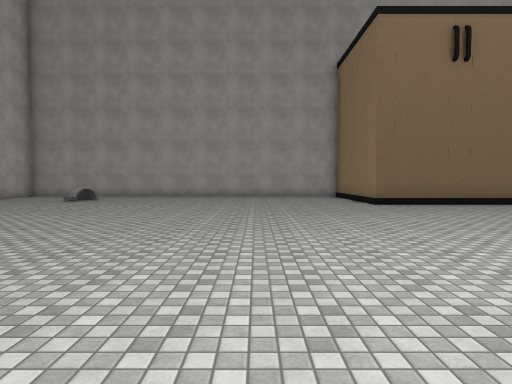
[1] (above)

24 first-person views from a walk through a 3-D level made in the Unity game engine. The camera is 1.5 m above the floor, tilts 2° down and sees 75° across. The floor is counted in squares, 2 m on a side. Each view is taken from the middle of a square. On the plan, view 1 faces up. The plan holds only what a view shows up to about 11 squares ahead; the rest is blank. The place goes on beyond the plan. Some animated figures are left out. Some surface patterns are stand-ins.

[2]
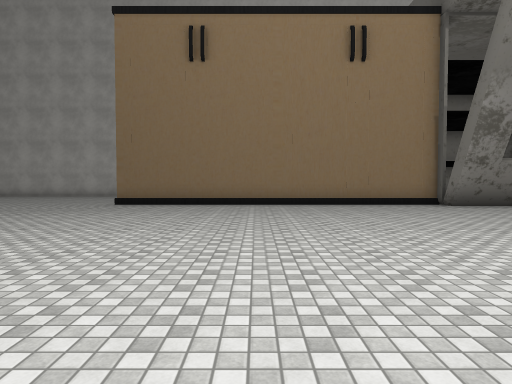

[3]
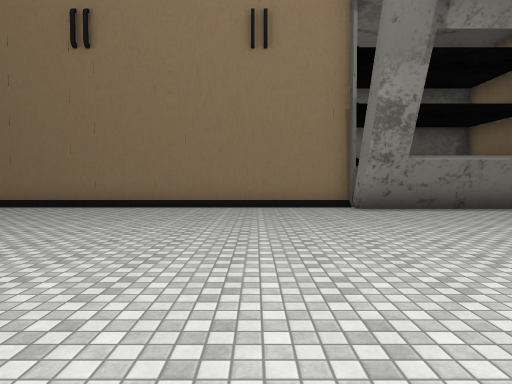

[4]
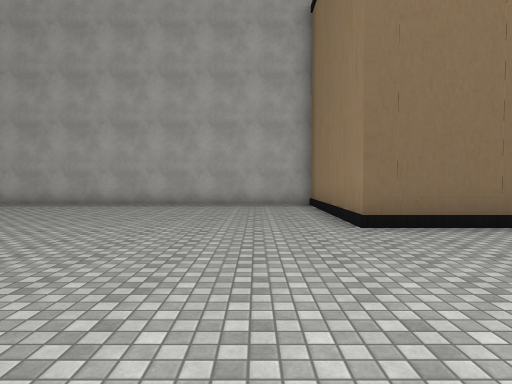

[5]
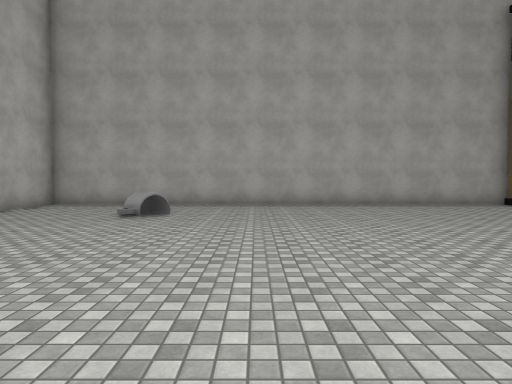

[6]
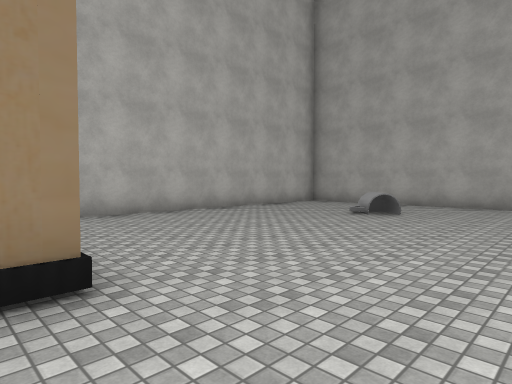

[7]
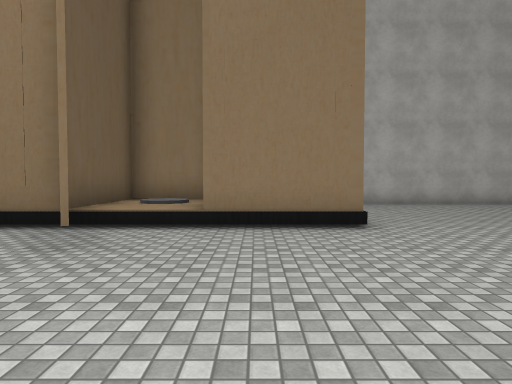

[8]
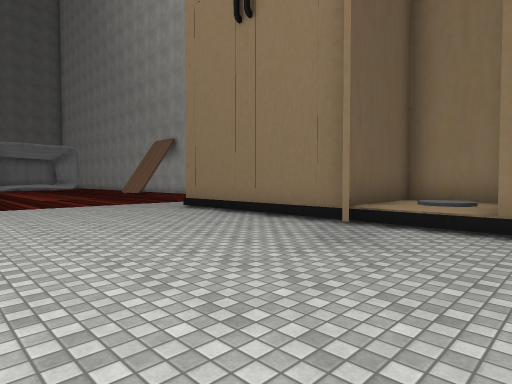

[9]
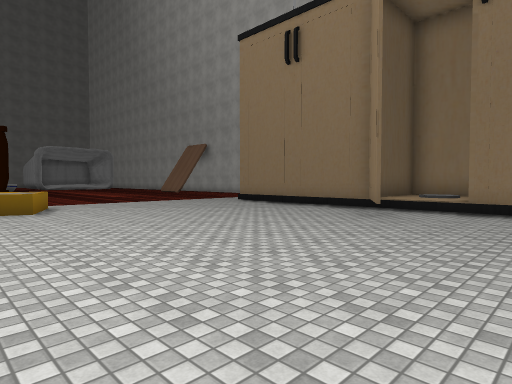

[10]
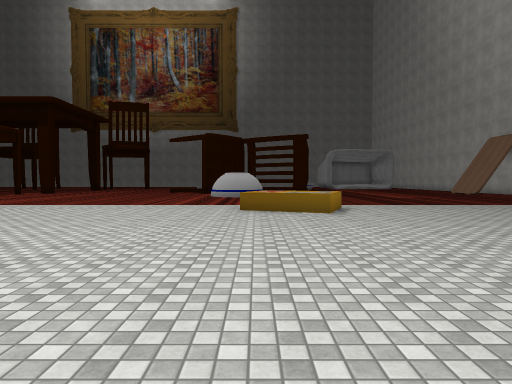

[11]
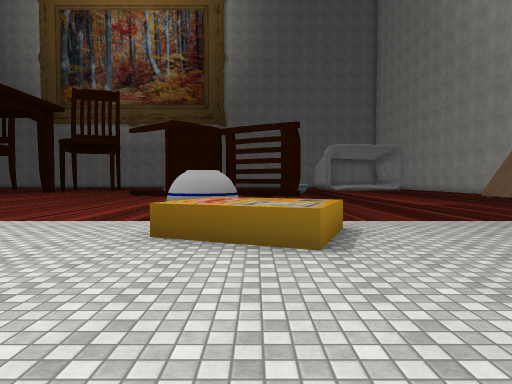

[12]
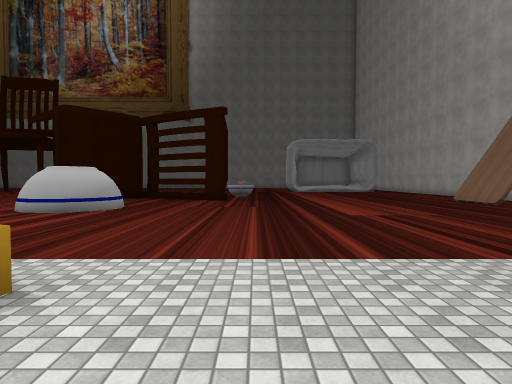

[13]
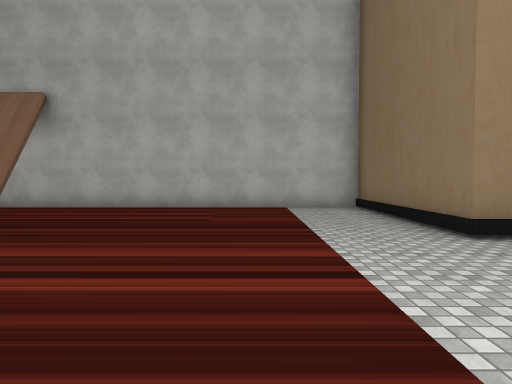

[14]
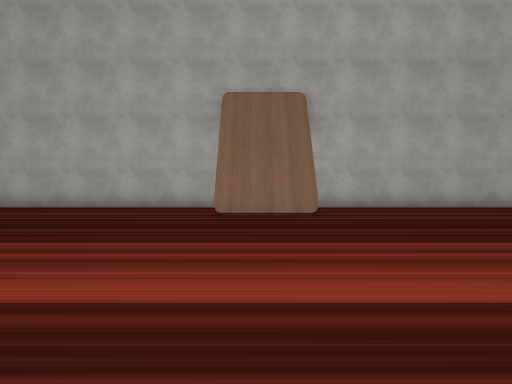

[15]
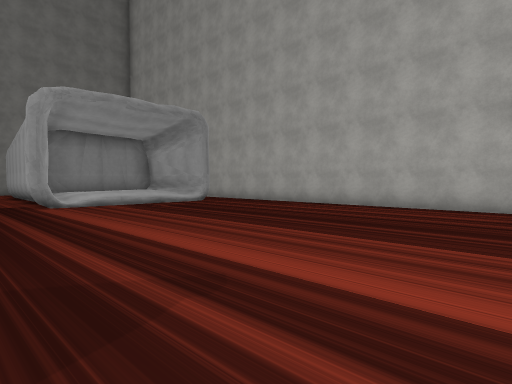

[16]
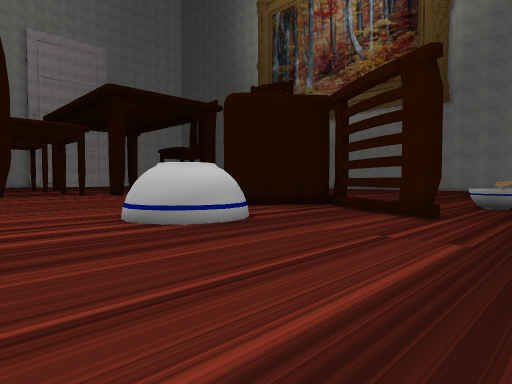

[17]
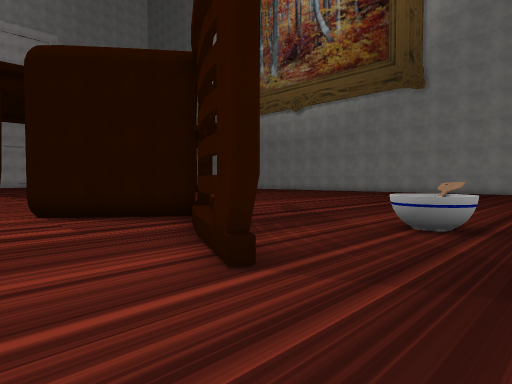

[18]
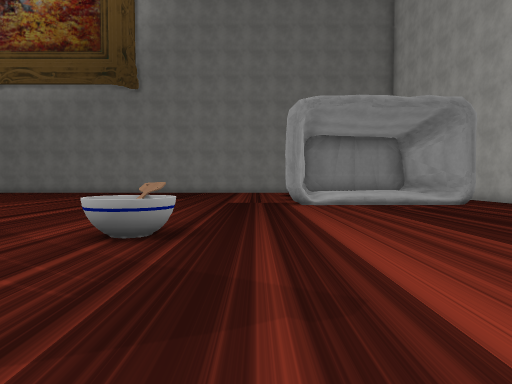

[19]
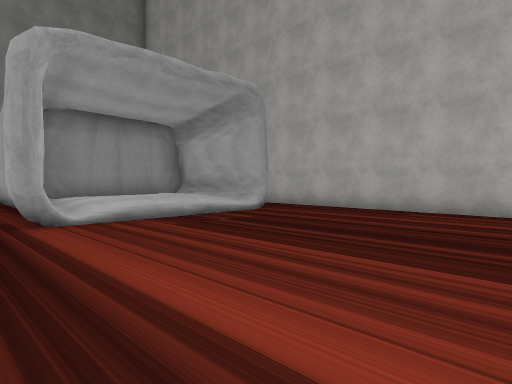

[20]
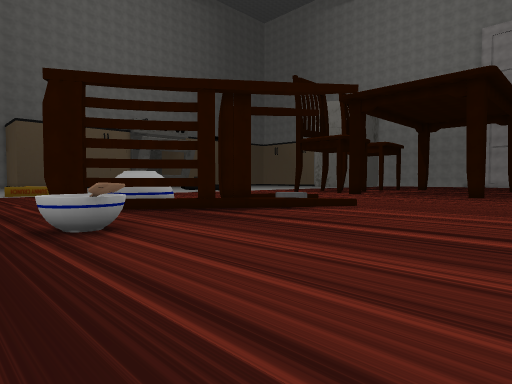

[21]
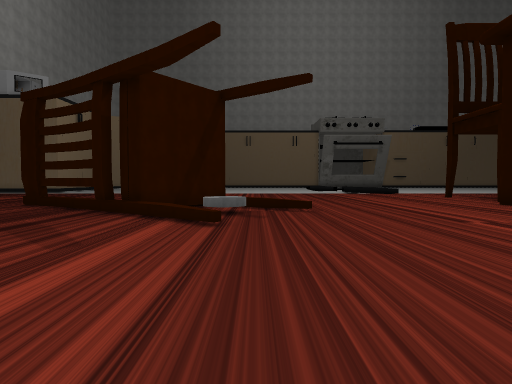

[22]
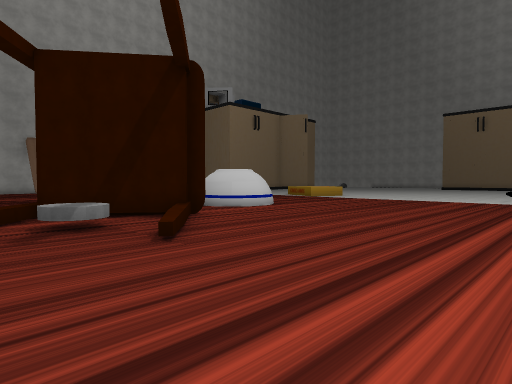

[23]
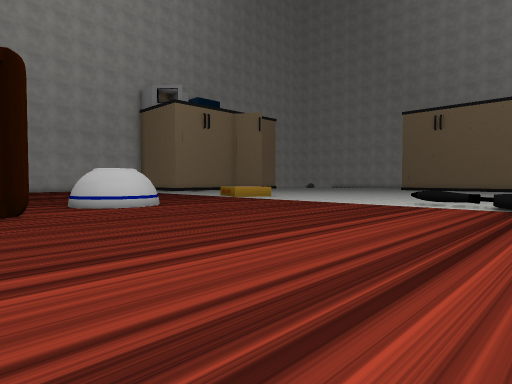

[24]
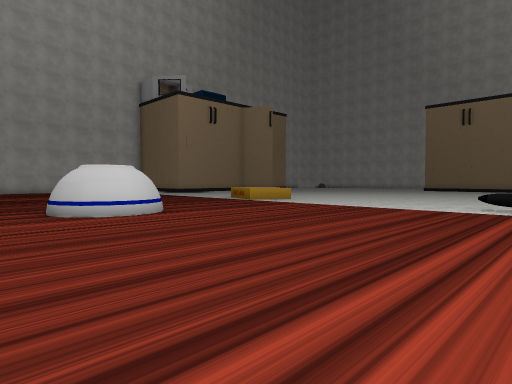

### Floor plan
Points are (right, up) in squares from view 1. A wall is a line through its corners. A room is listed if a view was taken in it or the views show most of it. See-through windows are left out.
Room 1 (views 1, 2, 3, 4, 5, 6, 7, 8, 9, 10, 11, 12, 13, 14, 15, 16, 17, 18, 19, 20, 21, 22, 23, 24)
walls: (5.8, -14.8) (6.2, -15.1) (4.4, -17.4) (3.7, -16.9) (5.5, -14.5); (0.1, -14.8) (2.1, -15.8); (1.4, -15.6) (0.8, -15.4); (1.8, -15.7) (3.3, -16.7); (2.5, -16.2) (3.2, -16.7); (-3.4, 2) (-5.4, 0.9); (2.4, -16.4) (0, -15.1); (-5.3, 1.5) (-5.3, -4.2) (-10.3, -4.2) (-10.3, -25.4); (3.4, -17.2) (2.3, -16.3); (-8.3, 2.8) (-8.3, 0.9) (-5.5, 0.9); (-5.3, 5.8) (-5.3, 3.1); (14.6, -15.1) (14.6, -14.6); (13.7, 9.3) (13.6, 10); (13.6, 10.3) (3.7, 10.3) (3.7, 15.3) (-10.3, 15.3) (-10.3, 7.1); (-3.5, -24.9) (-3.3, -24.1) (-3, -24.2); (17.4, 9.3) (13.8, 9.3) (13.5, 9.9); (17.5, 9.5) (13.7, 9.5) (13.5, 9.7); (-8.4, -24.2) (-8.2, -25.6); (-8.5, -24.2) (-8.2, -25.1)
low walls: (11.6, -5.1) (10.8, -5.2) (10.3, -5.2)
objects: other object (-8, -15) to (-8, -13); other object (-7, 12) to (-6, 13); other object (-1, -19); other object (0, -19) to (0, -18); other object (1, -6) to (3, -4); other object (3, -13) to (5, -11)

Where each view was taken, in squares from view 1:
view 1: 0 up, 0 right, facing up
view 2: 0 up, 8 right, facing up
view 3: 1 up, 11 right, facing up
view 4: 5 up, 2 right, facing up
view 5: 5 up, 4 left, facing up
view 6: 5 up, 3 left, facing up-left
view 7: 4 up, 0 right, facing left
view 8: 4 up, 0 right, facing down-left
view 9: 5 up, 3 right, facing down-left
view 10: 4 up, 3 right, facing down
view 11: 0 up, 2 right, facing down
view 12: 3 down, 1 left, facing down
view 13: 7 down, 1 left, facing left
view 14: 14 down, 1 left, facing left
view 15: 14 down, 1 left, facing down-left
view 16: 8 down, 2 left, facing down-right
view 17: 13 down, 2 left, facing down-right
view 18: 14 down, 2 left, facing down
view 19: 18 down, 2 left, facing down-left
view 20: 24 down, 2 left, facing up-right
view 21: 25 down, 7 right, facing up
view 22: 19 down, 12 right, facing up-left
view 23: 16 down, 14 right, facing up-left
view 24: 15 down, 12 right, facing up-left
